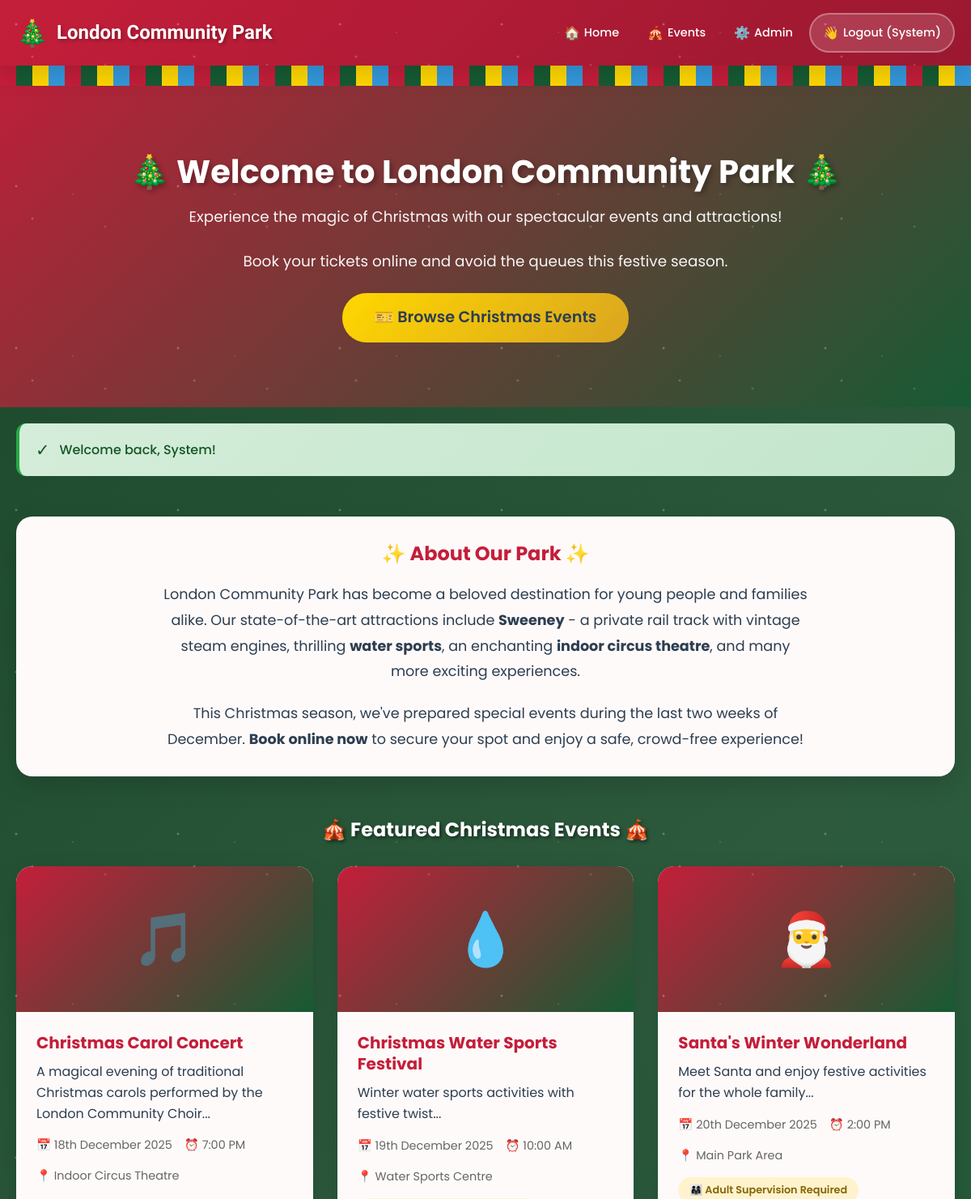
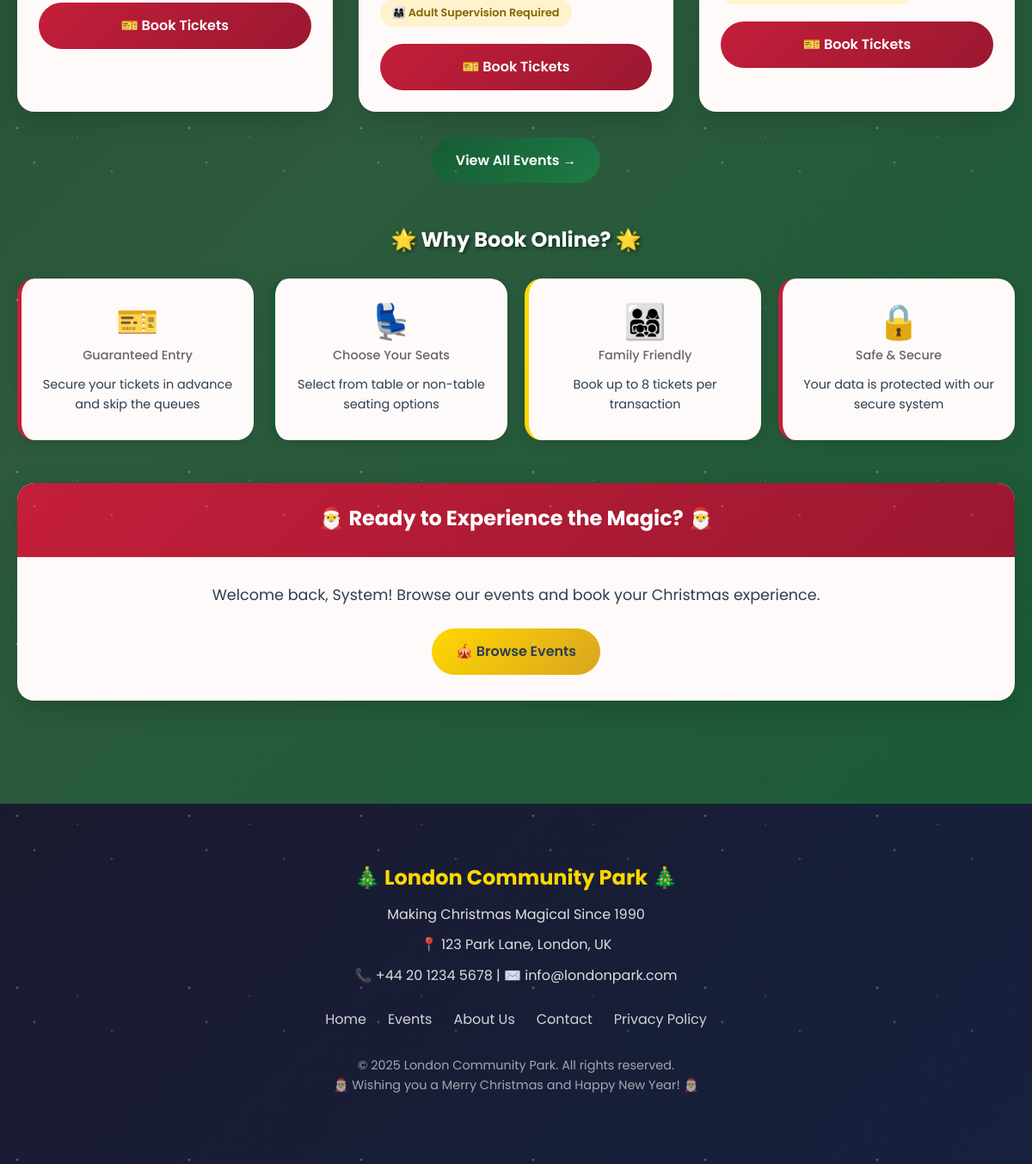
The page / (signed in) on the database its author committed (2 pictures, top to bottom).
### tables this page shows
CREATE TABLE events (
    event_id INT AUTO_INCREMENT PRIMARY KEY,
    event_name VARCHAR(100) NOT NULL,
    event_description TEXT,
    event_date DATE NOT NULL,
    event_time TIME NOT NULL,
    venue VARCHAR(100) NOT NULL,
    total_capacity INT NOT NULL,
    requires_adult TINYINT(1) DEFAULT 0,
    max_tickets_per_booking INT DEFAULT 8,
    event_image VARCHAR(255),
    is_active TINYINT(1) DEFAULT 1,
    created_at TIMESTAMP DEFAULT CURRENT_TIMESTAMP,
    updated_at TIMESTAMP DEFAULT CURRENT_TIMESTAMP ON UPDATE CURRENT_TIMESTAMP
);

### index.php (the view, shortened to what this page needs)
<?php
require_once 'includes/header.php';
$events = getAllEvents($pdo, true);
$featuredEvents = array_slice($events, 0, 3);
?>
<section class="hero">
    <div class="container">
        <h1>🎄 Welcome to London Community Park 🎄</h1>
        <p>Experience the magic of Christmas with our spectacular events and attractions!</p>
        <p>Book your tickets online and avoid the queues this festive season.</p>
        <a href="<?php echo SITE_URL; ?>/events.php" class="btn btn-gold" style="font-size: 1.2rem; padding: 15px 40px;">
            🎫 Browse Christmas Events
        </a>
    </div>
</section>
<div class="container">
    <?php echo displayMessage(); ?>
    <section style="margin: 50px 0;">
        <div class="card">
            <div class="card-body" style="text-align: center;">
                <h2 style="margin-bottom: 20px;">✨ About Our Park ✨</h2>
                <p style="font-size: 1.1rem; line-height: 1.8; max-width: 800px; margin: 0 auto;">
                    London Community Park has become a beloved destination for young people and families alike.
                    Our state-of-the-art attractions include <strong>Sweeney</strong> - a private rail track with
                    vintage steam engines, thrilling <strong>water sports</strong>, an enchanting
                    <strong>indoor circus theatre</strong>, and many more exciting experiences.
                </p>
                <p style="font-size: 1.1rem; line-height: 1.8; max-width: 800px; margin: 20px auto 0;">
                    This Christmas season, we've prepared special events during the last two weeks of December.
                    <strong>Book online now</strong> to secure your spot and enjoy a safe, crowd-free experience!
                </p>
            </div>
        </div>
    </section>
    <section style="margin: 50px 0;">
        <h2 style="text-align: center; margin-bottom: 30px; color: white; text-shadow: 2px 2px 4px rgba(0,0,0,0.5);">
            🎪 Featured Christmas Events 🎪
        </h2>
        <div class="events-grid">
            <?php foreach ($featuredEvents as $event): ?>
                <div class="event-card">
                    <div class="event-image">
                        <?php
                        $emoji = '🎄';
                        if (stripos($event['event_name'], 'carol') !== false) $emoji = '🎵';
                        elseif (stripos($event['event_name'], 'santa') !== false) $emoji = '🎅';
                        elseif (stripos($event['event_name'], 'train') !== false) $emoji = '🚂';
                        elseif (stripos($event['event_name'], 'year') !== false) $emoji = '🎆';
                        elseif (stripos($event['event_name'], 'children') !== false) $emoji = '🎁';
                        elseif (stripos($event['event_name'], 'water') !== false) $emoji = '💧';
                        echo $emoji;
                        ?>
                    </div>
                    <div class="event-details">
                        <h3><?php echo sanitize($event['event_name']); ?></h3>
                        <p><?php echo sanitize(substr($event['event_description'], 0, 100)) . '...'; ?></p>
                        <div class="event-meta">
                            <span>📅 <?php echo formatDate($event['event_date']); ?></span>
                            <span>⏰ <?php echo formatTime($event['event_time']); ?></span>
                            <span>📍 <?php echo sanitize($event['venue']); ?></span>
                        </div>
                        <?php if ($event['requires_adult']): ?>
                            <span class="badge badge-warning">👨‍👩‍👧 Adult Supervision Required</span>
                        <?php endif; ?>
                        <div style="margin-top: 20px;">
                            <a href="<?php echo SITE_URL; ?>/user/book_event.php?id=<?php echo $event['event_id']; ?>"
                               class="btn btn-primary btn-block">
                                🎫 Book Tickets
                            </a>
                        </div>
                    </div>
                </div>
            <?php endforeach; ?>
        </div>
        <div style="text-align: center; margin-top: 30px;">
            <a href="<?php echo SITE_URL; ?>/events.php" class="btn btn-success">
                View All Events →
            </a>
        </div>
    </section>
    <section style="margin: 50px 0;">
        <h2 style="text-align: center; margin-bottom: 30px; color: white; text-shadow: 2px 2px 4px rgba(0,0,0,0.5);">
            🌟 Why Book Online? 🌟
        </h2>
        <div class="stats-grid">
            <div class="stat-card">
                <div class="stat-number">🎫</div>
                <div class="stat-label">Guaranteed Entry</div>
                <p style="margin-top: 10px; font-size: 0.9rem;">Secure your tickets in advance and skip the queues</p>
            </div>
            <div class="stat-card green">
                <div class="stat-number">💺</div>
                <div class="stat-label">Choose Your Seats</div>
                <p style="margin-top: 10px; font-size: 0.9rem;">Select from table or non-table seating options</p>
            </div>
            <div class="stat-card gold">
                <div class="stat-number">👨‍👩‍👧‍👦</div>
                <div class="stat-label">Family Friendly</div>
                <p style="margin-top: 10px; font-size: 0.9rem;">Book up to 8 tickets per transaction</p>
            </div>
            <div class="stat-card">
                <div class="stat-number">🔒</div>
                <div class="stat-label">Safe & Secure</div>
                <p style="margin-top: 10px; font-size: 0.9rem;">Your data is protected with our secure system</p>
            </div>
        </div>
    </section>
    <section style="margin: 50px 0;">
        <div class="card">
            <div class="card-header">
                <h2>🎅 Ready to Experience the Magic? 🎅</h2>
            </div>
            <div class="card-body" style="text-align: center;">
                <?php if (!isLoggedIn()): ?>
                    <p style="font-size: 1.1rem; margin-bottom: 25px;">
                        Create an account today and start booking your Christmas adventure!
                    </p>
                    <a href="<?php echo SITE_URL; ?>/register.php" class="btn btn-success" style="margin-right: 10px;">
                        📝 Register Now
                    </a>
                    <a href="<?php echo SITE_URL; ?>/login.php" class="btn btn-primary">
                        🔑 Login
                    </a>
                <?php else: ?>
                    <p style="font-size: 1.1rem; margin-bottom: 25px;">
                        Welcome back, <?php echo sanitize($_SESSION['first_name']); ?>!
                        Browse our events and book your Christmas experience.
                    </p>
                    <a href="<?php echo SITE_URL; ?>/events.php" class="btn btn-gold">
                        🎪 Browse Events
                    </a>
                <?php endif; ?>
            </div>
        </div>
    </section>
</div>
<?php require_once 'includes/footer.php'; ?>

### rows shown on the page
events: event_name "🎵", event_name "Christmas Carol Concert", event_description "A magical evening of traditional Christmas carols performed by the London Community Choir", event_date "18th December 2025", event_time "7:00 PM", venue "Indoor Circus Theatre"
events: event_name "💧", event_name "Christmas Water Sports Festival", event_description "Winter water sports activities with festive twist", event_date "19th December 2025", event_time "10:00 AM", venue "Water Sports Centre", requires_adult "👨‍👩‍👧 Adult Supervision Required"
events: event_name "🎅", event_name "Santa's Winter Wonderland", event_description "Meet Santa and enjoy festive activities for the whole family", event_date "20th December 2025", event_time "2:00 PM", venue "Main Park Area", requires_adult "👨‍👩‍👧 Adult Supervision Required"

### other values the page prints
$userFirstName "System"
$_SESSION['first_name'] "System"
